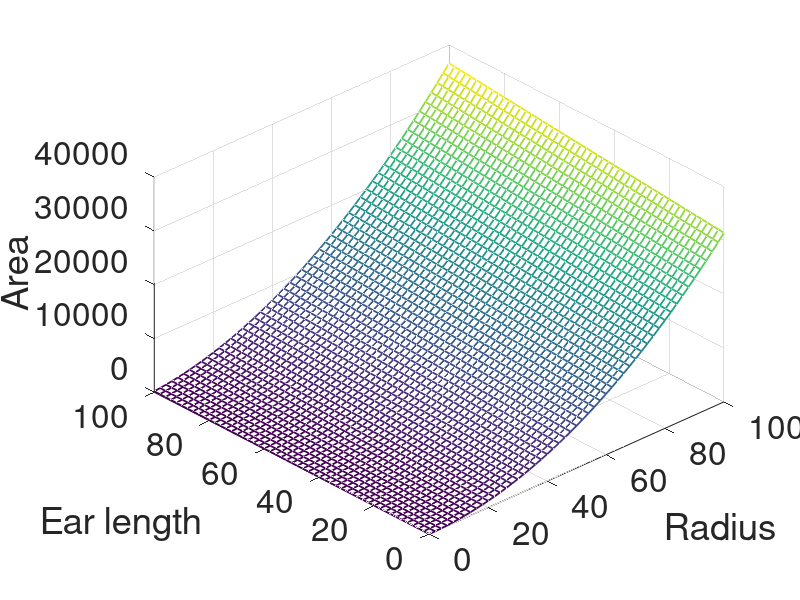
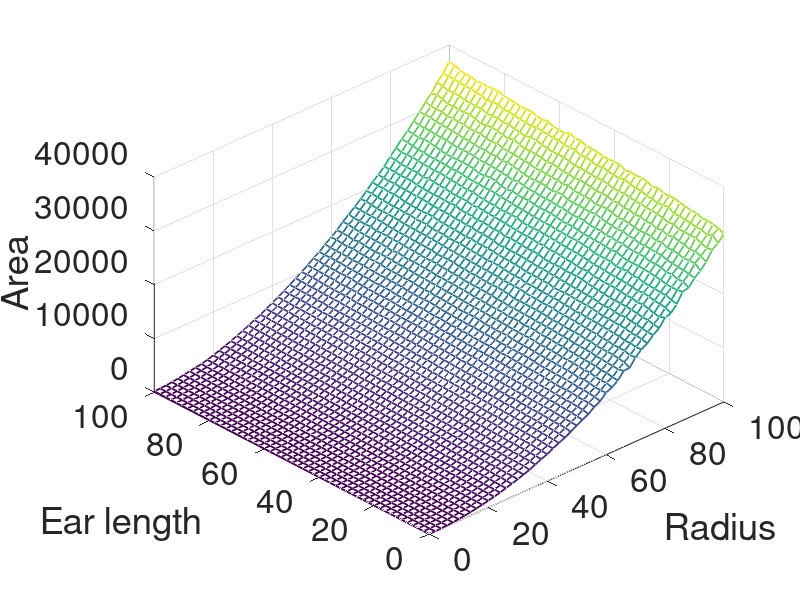
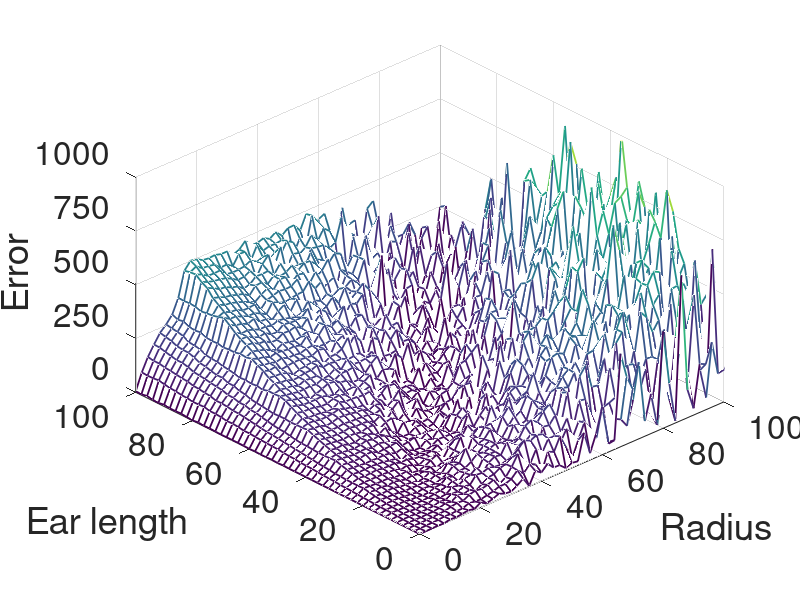

The MATLAB script that drew these images, in order:
%--------------------------------------------------------------------------
%  Author:
%    
%    Isaac J. Lee (crunchingnumbers.live)
%    
%  Summary:
%    
%    This program uses Monte Carlo simulation to find the area of a heart,
%    which corresponds to the inequality
%    
%        (x^2 + y^2 - r^2)^3 - x^2 * y^3 <= 0
%    
%    The program then compares the absolute difference between the areas
%    predicted by our model A(r, a) and produced by Monte Carlo simulation,
%    which we take to be the truth.
%    
%  Instructions:
%    
%    Type the following onto Matlab's command window:
%    
%    how_big_is_my_heart()
%    
%--------------------------------------------------------------------------
function how_big_is_my_heart()
    clc;
    close all;
    
    
    %----------------------------------------------------------------------
    % ---------------------------------------------------------------------
    %   Set problem parameters
    % ---------------------------------------------------------------------
    %----------------------------------------------------------------------
    % Create a model for the area of our heart
    model = @(r, a) pi * r.^2 + 0.501 * r .* a + 3*pi/512 * a.^2;
    
    % Set the largest value that we consider for each parameter
    n = 100;
    
    % Set the radius and the ear length
    [r, a] = meshgrid(0 : 2 : n, 0 : 2 : n);
    
    r_length = size(r, 2);
    a_length = size(a, 1);
    
    % Find the area of our heart predicted by our model
    area_approx = model(r, a);
    
    
    %----------------------------------------------------------------------
    % ---------------------------------------------------------------------
    %   Run the simulations
    % ---------------------------------------------------------------------
    %----------------------------------------------------------------------
    % Find the area of our heart from Monte Carlo simulation ("exact")
    area_exact = zeros(a_length, r_length);
    
    for j = 1 : r_length
        for i = 1 : a_length
            % Run more simulations for larger radius
            N = floor(10^4 * (1 + log(1 + r(i, j)*a(i, j))));
            
            area_exact(i, j) = calculate_area(r(i, j), a(i, j), N);
        end
    end
    
    
    %----------------------------------------------------------------------
    % ---------------------------------------------------------------------
    %   Display the results
    % ---------------------------------------------------------------------
    %----------------------------------------------------------------------
    % Plot the area predicted by our model
    figure(1);
    
    mesh(r, a, area_approx, 'LineWidth', 1.3);
    
    xlabel('Radius');
    ylabel('Ear length');
    zlabel('Area');
    
    axis([0 n 0 n 0 4e4]);
    
    view([317, 42]);
    
    set(gca, 'FontSize', 24, ...
             'XTick', 0 : 20 : n, ...
             'YTick', 0 : 20 : n);
    
    
    % Plot the area produced by Monte Carlo simulation
    figure(2);
    
    mesh(r, a, area_exact, 'LineWidth', 1.3);
    
    xlabel('Radius');
    ylabel('Ear length');
    zlabel('Area');
    
    axis([0 n 0 n 0 4e4]);
    
    view([317, 42]);
    
    set(gca, 'FontSize', 24, ...
             'XTick', 0 : 20 : n, ...
             'YTick', 0 : 20 : n);
    
    
    % Plot the absolute difference between the two areas
    figure(3);
    
    mesh(r, a, abs(area_approx - area_exact), 'LineWidth', 1.3);
    
    xlabel('Radius');
    ylabel('Ear length');
    zlabel('Error');
    
    axis([0 n 0 n 0 1000]);
    
    view([317, 42]);
    
    set(gca, 'FontSize', 24, ...
             'XTick', 0 : 20 : n, ...
             'YTick', 0 : 20 : n, ...
             'ZTick', 0 : 250 : 1000);
end


%--------------------------------------------------------------------------
%  Perform a Monte Carlo simulation to find the area of the heart
%--------------------------------------------------------------------------
function A = calculate_area(r, a, N)
    % Set the size of the box
    L = max(1.5*r, 0.25*a);
    
    % Generate N points in the box
    x = (2*L) * rand(1, N) - L;
    y = (2*L) * rand(1, N) - L;
    
    % Check if a point is inside the heart
    criterion = ((x.^2 + y.^2 - r^2).^3 - a * x.^2 .* y.^3 <= 0);
    
    % Count how many points are inside the heart
    numWins = sum(criterion);
    
    % Return the area of the heart
    A = (2*L)^2 * (numWins / N);
end